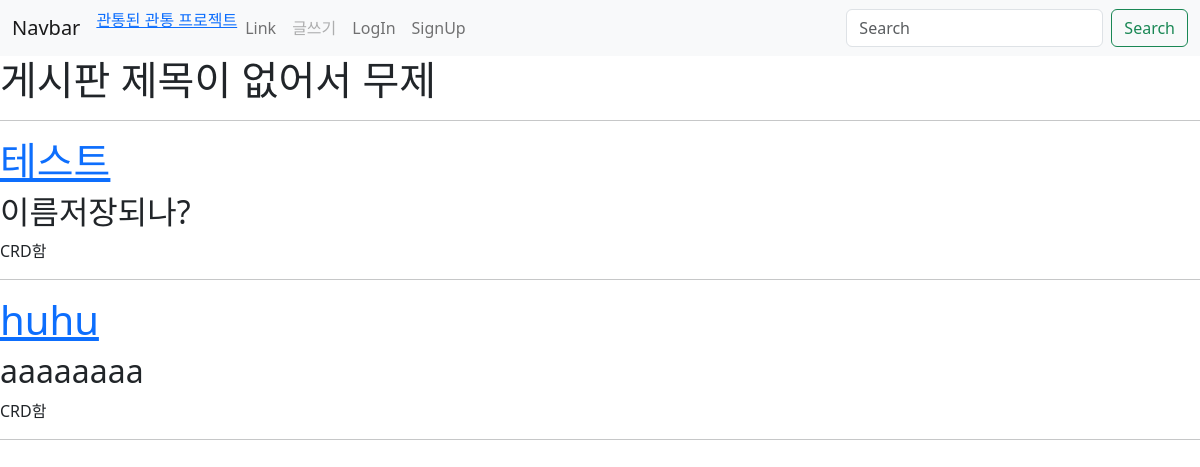
The page /articles/ on the database as committed earlier.
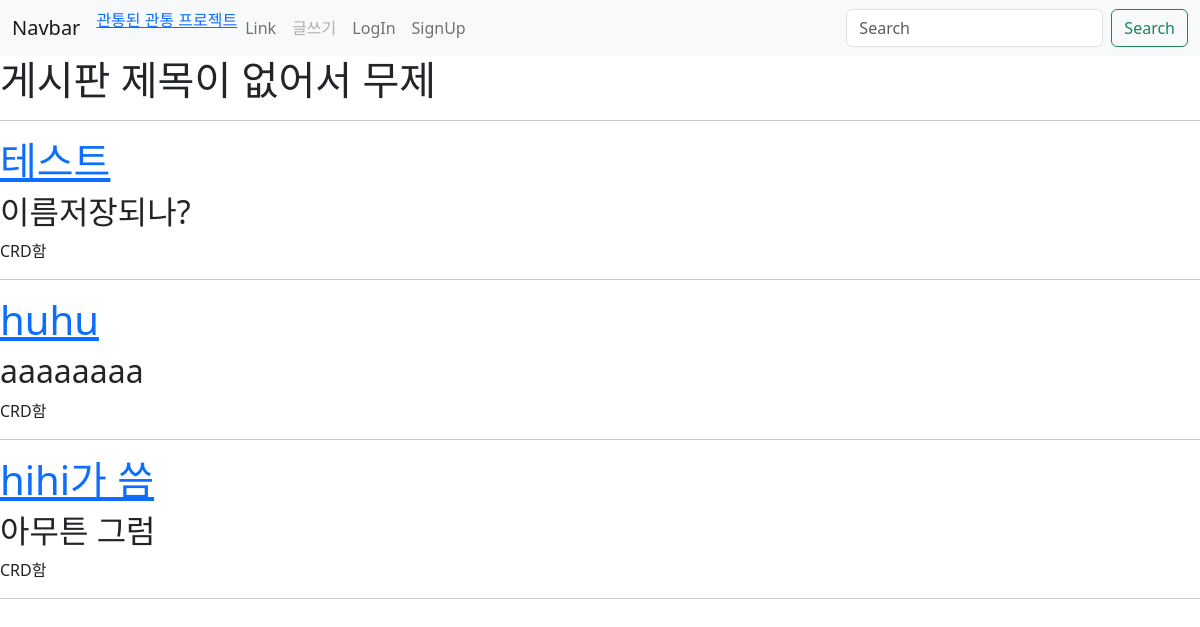
The same page on the database as committed later.
### articles/models.py (models this page shows)
class Art(models.Model):
    title=models.CharField(max_length=10)
    content=models.TextField()
    writer=models.TextField()

### articles/views.py (the view)
# urls.py: path('',views.index,name='index'),
def index(request):
    context={
        'data': models.Art.objects.all(),
    }
    return render(request,'articles/index.html',context)

### articles/templates/articles/index.html
{% extends 'base.html' %}
{% block content %}
<h1>게시판 제목이 없어서 무제</h1>
<hr>
{% for dat in data %}
<h1>
    <a href="{%url 'articles:detail' dat.pk%}">{{dat.title}}</a>
</h1>
<h2>{{dat.content}}</h2>
CRD함
<hr>
{% endfor %}
{% endblock content %}

### templates/base.html (shortened to what this page needs)
<!DOCTYPE html>
<html lang="kr">
<head>
    <link href="https://cdn.jsdelivr.net/npm/bootstrap@5.1.3/dist/css/bootstrap.min.css" rel="stylesheet">
</head>
<body>
<link rel="stylesheet" href="//maxcdn.bootstrapcdn.com/bootstrap/latest/css/bootstrap.min.css">
    <nav class="navbar navbar-expand-lg navbar-light bg-light">
        <div class="container-fluid">
          <a class="navbar-brand" href="{%url 'articles:index'%}">Navbar</a>
          <div class="collapse navbar-collapse" id="navbarSupportedContent">
            <ul class="navbar-nav me-auto mb-2 mb-lg-0">
              <li class="nav-item">
                <a href={%url 'articles:index'%}>관통된 관통 프로젝트</a>
              </li>
              <li class="nav-item">
                <a class="nav-link" href="#">Link</a>
              </li>
              {% if not request.user.is_authenticated %}
              <li class="nav-item">
                  <a class="nav-link disabled" tabindex="-1" aria-disabled="true" href={%url 'articles:write'%}>글쓰기</a>
                  <li class="nav-item">
                  <a class="nav-link" tabindex="-1"  href="{%url 'accounts:login' %}">LogIn</a>
                  <li class="nav-item">
                  <a class="nav-link" tabindex="-1"  href="{%url 'accounts:signup' %}">SignUp</a>
                  {%endif%}
                </li>
            </ul>
            <form class="d-flex" action={%url "articles:search"%} method="GET">
                <input class="form-control me-2" type="search" placeholder="Search" aria-label="Search" name='search'>
                <button class="btn btn-outline-success" type="submit">Search</button>
            </form>
          </div>
        </div>
      </nav>
    {% block content %}{% endblock content %}
</body>
</html>

Rows that differ between the two databases and show on the page:
added Art: title "hihi가 씀", content "아무튼 그럼"
